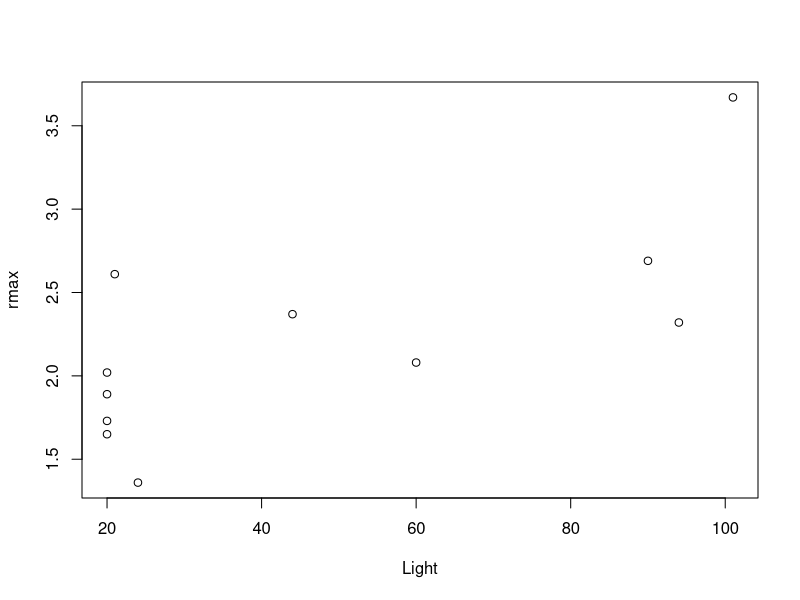
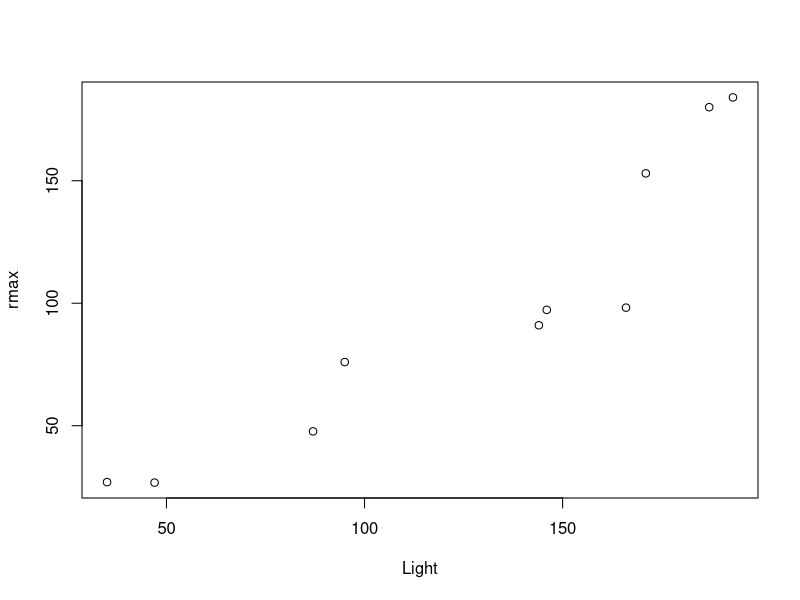
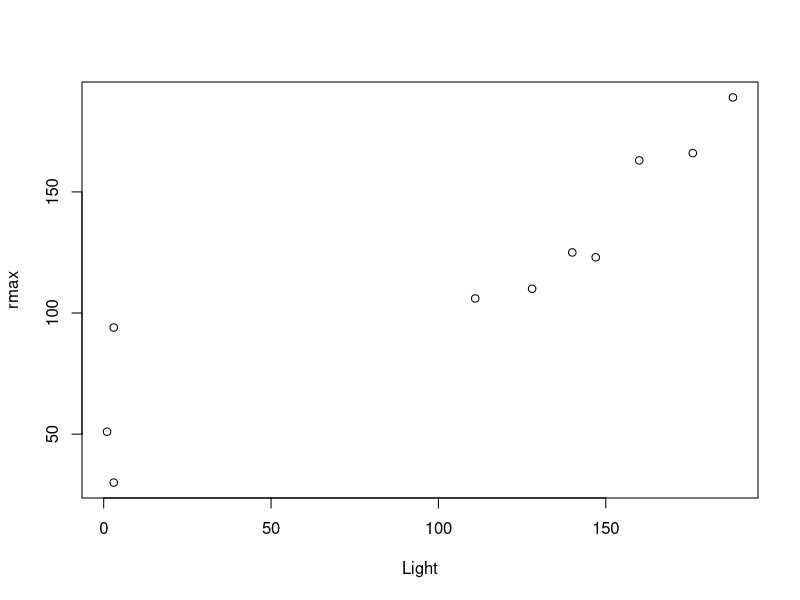
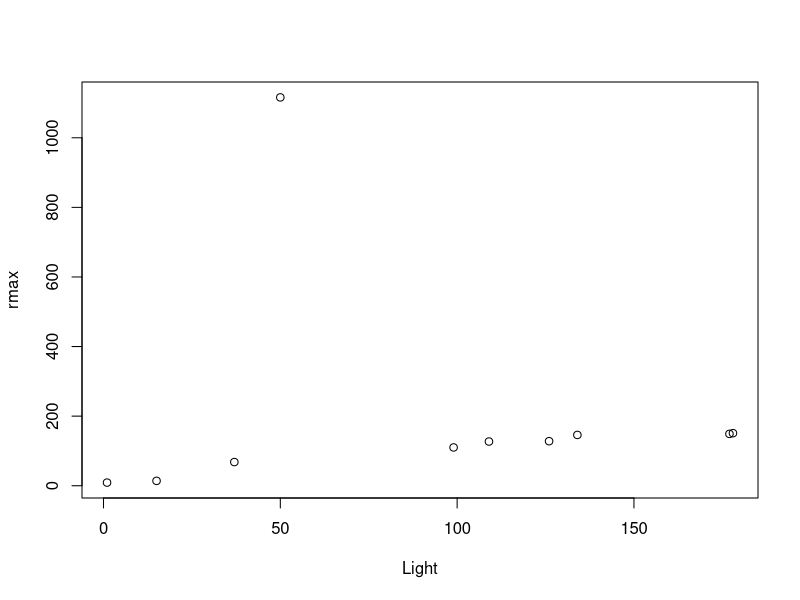

The R source for these figures, in order:
# Use of Function c()- Combines Individual Vector Values

Light <- c(20,20,20,20,21,24,44,60,90,94,101)
rmax <- c(1.73,1.65,2.02,1.89,2.61,1.36,2.37,2.08,2.69,2.32,3.67)
plot(rmax~Light)

# Example 1
Light <- c( 35, 47, 87, 95, 144, 146, 166, 171, 187, 193)
rmax <- c(27, 26.8, 47.70, 76, 91, 97.3, 98.2, 153, 180, 184)
plot(rmax~Light)
	
# Example 2
Light <- c(3, 1, 3, 111, 128, 140, 147, 160, 176, 188)
rmax <- c(30, 51, 94, 106, 110, 125, 123, 163, 166, 189)
plot(rmax~Light)

# Example 3
Light <- c( 1, 15, 37, 50, 99, 109, 126, 134, 177, 178)
rmax <- c(9, 14, 68, 1116, 110, 127, 128, 146, 149, 151)
plot(rmax~Light)